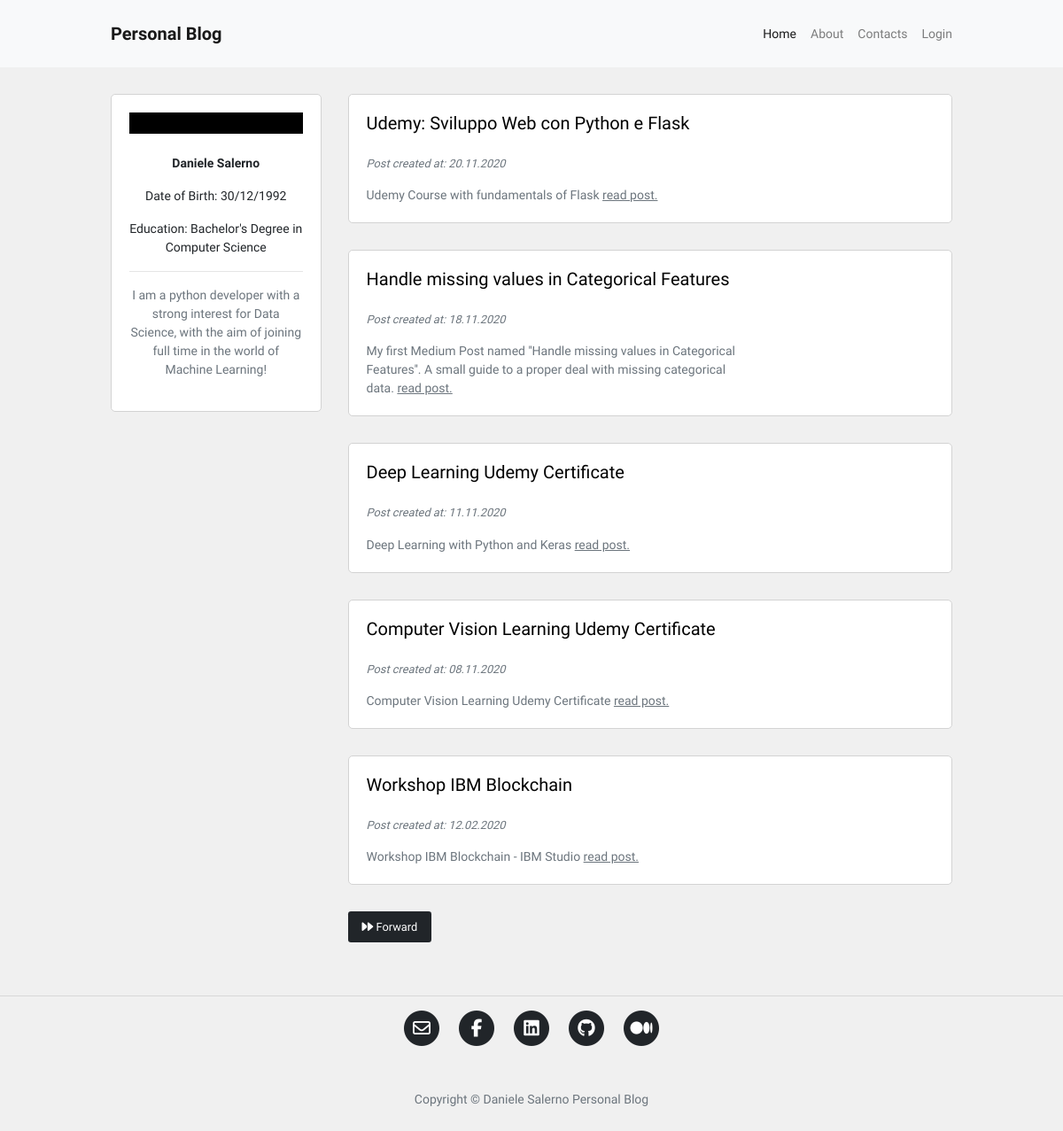
Before: / with the older database file.
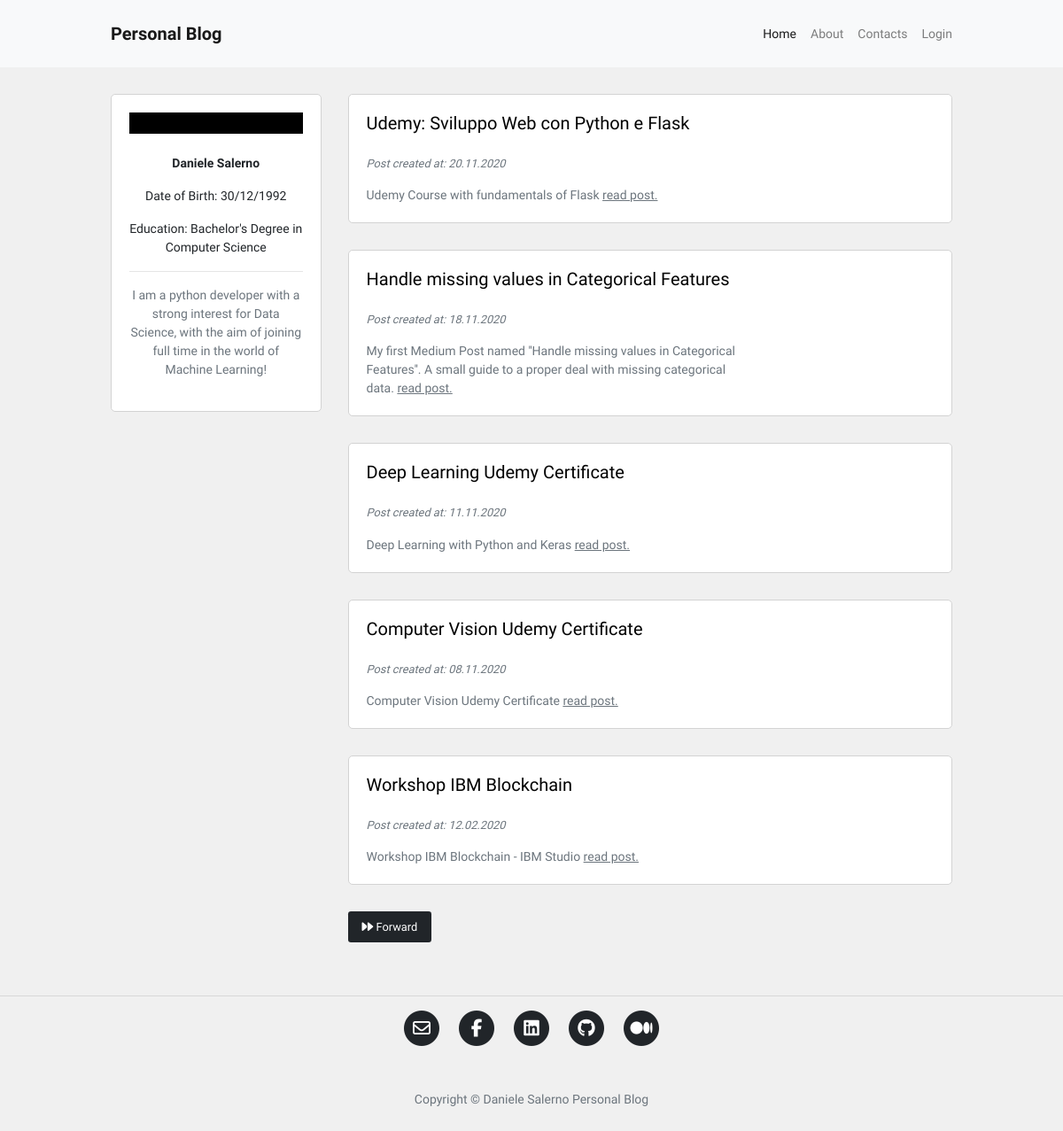
After: the same page with the newer database file.
### blog/models.py (models this page shows, shortened)
class Post(db.Model):
    id = db.Column(db.Integer, primary_key=True)
    user_id = db.Column(db.Integer, db.ForeignKey('user.id'), nullable=False)
    insert_time = db.Column(db.DateTime, default=datetime.now)
    title = db.Column(db.String(120), nullable=False)
    description = db.Column(db.String(240))
    body = db.Column(db.Text(), nullable=False)
    slug = db.Column(db.String(250))
    image = db.Column(db.String(120))

### blog/routes.py (the view)
@app.route("/")
def homepage():
    page_number = request.args.get('page', 1, type=int)
    posts = Post.query.order_by(Post.insert_time.desc()).paginate(page_number, 5, True)
    if posts.has_next:
        next_page = url_for("homepage", page=posts.next_num)
    else:
        next_page = None
    if posts.has_prev:
        previous_page = url_for("homepage", page=posts.prev_num)
    else:
        previous_page = None
    return render_template("homepage.html", posts=posts, current_page=page_number,
                            next_page=next_page, previous_page=previous_page)

### blog/templates/homepage.html (shortened to what this page needs)
{% extends 'base.html' %}
{% block content %}
<div class="container content-container">
    <div class="row no-gutters">
        <div class="col-md-9 order-md-2">
            {% for post in posts.items %}
            <div class="single-post-home">
                <div class="container">
                    <div class="row">
                        <div class="col-sm-8 no-padding-left-right">
                            <h5>
                                <a href="{{ url_for('post_detail', post_slug=post.slug) }}">
                                    <p class="hover-underline-animation">{{ post.title }}</p>
                                </a>
                            </h5>
                            <p class="p-small-two text-muted">
                                Post created at: {{ post.insert_time.strftime('%d.%m.%Y') }}
                            </p>
                            {% if post.description %}
                            <p class="p-small-one text-muted mb-0">
                                {{ post.description }}
                                <a class="read-more" href="{{ url_for('post_detail', post_slug=post.slug) }}">read post.</a>
                            </p>
                            {% endif %}
                        </div>
                        <div class="col-sm-4 no-padding-left-right auto-margin">
                            <div class="post-image-block">
                            </div>
                        </div>
                    </div>
                </div>
            </div>
            {% endfor %}
            <div class="pagination-block">
                {% if next_page %}
                <a id="btn_forward" class="btn btn-sm btn-outline-secondary mouse-cursor-gradient-tracking" href="{{ next_page }}"><i class="fas fa-forward"></i> Forward</a>
                {% endif %}
            </div>
        </div>
        <div class="col-md-3 order-md-1">
            {% include 'about_me_snippet.html' %}
        </div>
    </div>
</div>
{% endblock %}

### blog/templates/base.html (shortened to what this page needs)
<!DOCTYPE html>
<html lang="en">
<head>
	<link rel="stylesheet" href="{{ url_for('static', filename='assets/bootstrap/css/bootstrap.min.css') }}">
	<link rel="stylesheet" href="{{ url_for('static', filename='blog.css') }}">
	<link rel="stylesheet" href="{{ url_for('static', filename='animations.css') }}">
</head>
<body>
    <nav class="navbar navbar-expand-lg navbar-light bg-light">
        <div class="container navbar-container">
            <a class="navbar-brand" href="{{ url_for('homepage') }}"><strong>Personal Blog</strong></a>
            <div class="collapse navbar-collapse" id="navbarSupportedContent">
                <ul class="navbar-nav ml-auto">
                <li class="nav-item">
                    <a class="nav-link {% if request.path == '/' %}active{% endif %}" href="{{ url_for('homepage') }}">Home <span class="sr-only">(current)</span></a>
                </li>
                <li class="nav-item">
                    <a class="nav-link {% if request.path == '/about' %}active{% endif %}" href="{{ url_for('about') }}">About</a>
                </li>
                <li class="nav-item">
                    <a class="nav-link {% if request.path == '/contact' %}active{% endif %}" href="{{ url_for('contact') }}">Contacts</a>
				</li>
				{% if current_user.is_authenticated %}
                <li class="nav-item">
                    <a class="nav-link {% if request.path == '/create-post' %}active{% endif %}" href="{{ url_for('post_create') }}">New Post</a>
                </li>
                <li class="nav-item">
                    <a class="nav-link" href="{{ url_for('logout') }}">Logout</a>
                </li>
                {% else %}
                <li class="nav-item">
                    <a class="nav-link" href="{{ url_for('login') }}">Login</a>
                </li>
                {% endif %}
                </ul>
            </div>
        </div>
    </nav>
    {% block content %}
    {% endblock %}
	<hr>
	<footer>
	  <div class="container">
		<div class="row">
		  <div class="col-lg-8 col-md-10 mx-auto">
			<ul class="list-inline text-center">
			  <li class="list-inline-item">
				<a href="mailto:salerno.daniele92@gmail.com">
				  <span class="fa-stack fa-lg">
					<i class="fas fa-circle fa-stack-2x"></i>
					<i class="far fa-envelope fa-stack-1x fa-inverse"></i>
				  </span>
				</a>
			  </li>
			  <li class="list-inline-item">
				<a href="https://www.facebook.com/account92" target="_blank">
				  <span class="fa-stack fa-lg">
					<i class="fas fa-circle fa-stack-2x"></i>
					<i class="fab fa-facebook-f fa-stack-1x fa-inverse"></i>
				  </span>
				</a>
			  </li>
			  <li class="list-inline-item">
				<a href="https://www.linkedin.com/in/daniele-salerno-1314ab129/" target="_blank">
				  <span class="fa-stack fa-lg">
					<i class="fas fa-circle fa-stack-2x"></i>
					<i class="fab fa-linkedin fa-stack-1x fa-inverse"></i>
				  </span>
				</a>
			  </li>
			  <li class="list-inline-item">
				<a href="https://github.com/daniele-salerno" target="_blank">
				  <span class="fa-stack fa-lg">
					<i class="fas fa-circle fa-stack-2x"></i>
					<i class="fab fa-github fa-stack-1x fa-inverse"></i>
				  </span>
				</a>
			  </li>
			  <li class="list-inline-item">
				<a href="https://daniele-salerno.medium.com/" target="_blank">
				  <span class="fa-stack fa-lg">
					<i class="fas fa-circle fa-stack-2x"></i>
					<i class="fab fa-medium fa-stack-1x fa-inverse"></i>
				  </span>
				</a>
			  </li>
			</ul>
			<p class="copyright text-muted">Copyright &copy; Daniele Salerno Personal Blog</p>
		  </div>
		</div>
	  </div>
	</footer>
</body>
</html>

### blog/templates/about_me_snippet.html (shortened to what this page needs)
<div class="about-snippet-block text-center">
  <figure class="hover-img">
  </figure>
  <p class="p-small-one"><strong>Daniele Salerno</strong></p>
  <p class="p-small-one">Date of Birth: 30/12/1992</p>
  <p class="p-small-one">Education: Bachelor's Degree in Computer Science</p>
  <hr>
  <p class="p-small-one text-muted">I am a python developer with a strong interest for Data Science, with the aim of joining full time in the world of Machine Learning!</p>
</div>

### blog/static/blog.css (style rules this page uses)
html, body { font-family: 'Oxanium', sans-serif; background-color: #f0f0f0; }
a { color: #212529; transition: all .2s; }
.navbar-container { max-width: 950px; font-size: 0.875rem; padding: 10px 0px 10px 0px; }
.content-container { max-width: 950px; margin-top: 30px; margin-bottom: 30px; padding: 0px; }
.pagination-block { margin-bottom: 30px; }
.about-snippet-block { background-color: #fff; border: 1px solid #d3d3d3; border-radius: 5px; padding: 20px; }
.no-padding-left-right { padding-right: 0px; padding-left: 0px; }
.auto-margin { margin-top: auto; margin-bottom: auto; }
.single-post-home { background-color: #fff; border: 1px solid #d3d3d3; border-radius: 5px; padding: 20px; margin-bottom: 30px; }
.p-small-one { font-size: 0.875rem; }
.p-small-two { font-size: 0.800rem; font-style: italic; }
@media (min-width: 768px) { .single-post-home { margin-left: 30px; } }
@media (min-width: 768px) { .post-image-block { margin-left: 30px; } }
@media (min-width: 768px) { .pagination-block { margin-left: 30px; } }
@media (min-width: 768px) { .nav-link { padding-right: 0px !important; padding-left: 1rem !important; } }
.read-more { color: #6c757d; text-decoration: underline; }
.list-inline { padding: 50px 0 65px; margin: 0; padding: 0; }
.copyright { padding: 50px 0 65px; font-size: 14px; margin-bottom: 0; text-align: center; }

### blog/static/animations.css (style rules this page uses)
.hover-img { background-color: #000; color: #fff; display: inline-block; overflow: hidden; position: relative; text-align: center; width: 100%; }
.hover-img:before, .hover-img:after { background-color: rgba(0, 0, 0, 0.5); border-top: 32px solid rgba(0, 0, 0, 0.5); border-bottom: 32px solid rgba(0, 0, 0, 0.5); position: absolute; top: 0; bottom: 0; left: 0; right: 0; content: ''; transition: all 0.3s ease; z-index: 1; opacity: 0; transform: scaleY(2); }
.container { overflow-x: hidden; width: 100%; }
.mouse-cursor-gradient-tracking { position: relative; background: #212529; padding: 0.5rem 1rem; font-size: 0.8rem; border: none; color: white; cursor: pointer; outline: none; overflow: hidden; }
.mouse-cursor-gradient-tracking:before { --size: 0; content: ''; position: absolute; left: var(--x); top: var(--y); width: var(--size); height: var(--size); background: radial-gradient(circle closest-side, white, transparent); transform: translate(-50%, -50%); transition: width 0.2s ease, height 0.2s ease; }
.hover-underline-animation { display: inline-block; position: relative; color: #000; }
.hover-underline-animation:after { content: ''; position: absolute; width: 100%; transform: scaleX(0); height: 2px; bottom: 0; left: 0; background-color: #000; transform-origin: bottom right; transition: transform 0.25s ease-out; }

Changed rows visible on the page:
changed Post: title "Computer Vision Learning Udemy Certificate" → "Computer Vision Udemy Certificate"; description "Computer Vision Learning Udemy Certificate" → "Computer Vision Udemy Certificate"
